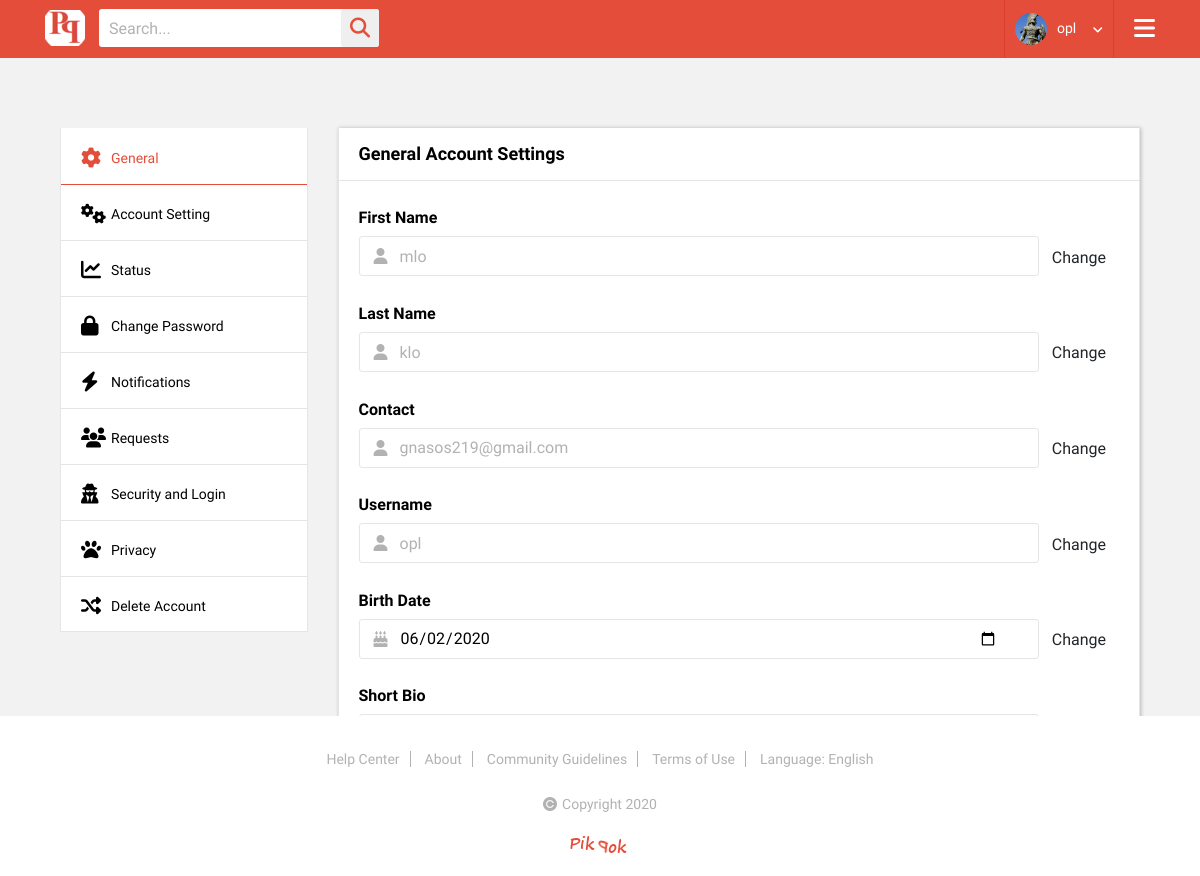
/profile-account-setting.php (signed in), run on an earlier commit of the app's database.
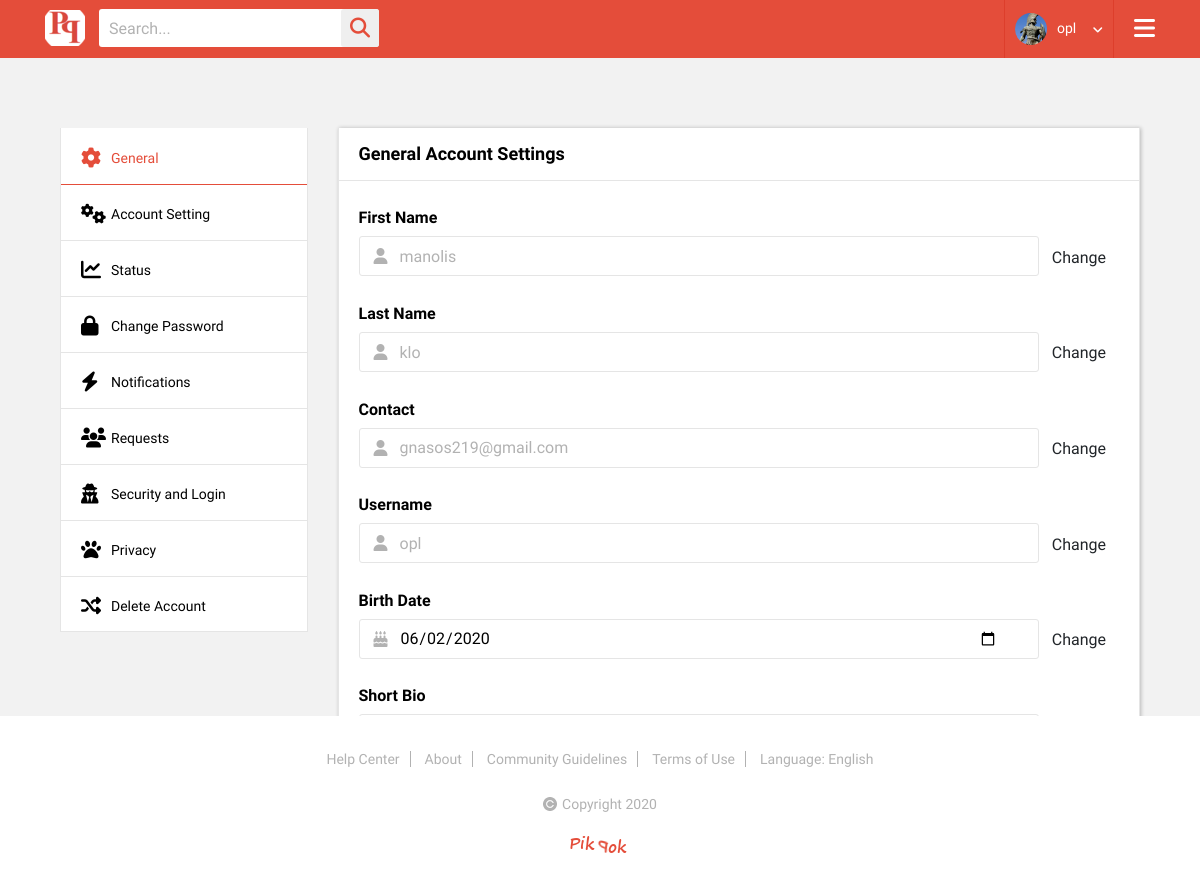
And on a later commit of the database.
### tables this page shows
CREATE TABLE `members` (
  `username` varchar(100) NOT NULL,
  `password` mediumtext NOT NULL,
  `fname` varchar(100) NOT NULL,
  `lname` varchar(100) NOT NULL,
  `email` varchar(100) NOT NULL,
  `date_of_registration` date NOT NULL,
  `id` int(30) NOT NULL,
  `sex` tinyint(1) DEFAULT NULL,
  `date_of_birth` date DEFAULT NULL,
  `profile_pic` varchar(100) DEFAULT NULL,
  `picture_path` varchar(100) DEFAULT NULL,
  `bio` text DEFAULT NULL
);

### profile-account-setting.php (the view, shortened to what the changed rows need)
<?php
require('db/db.php');
$username = $_SESSION['username'];
mysqli_set_charset($con,"utf8");
$query = "SELECT * FROM members WHERE username='$username'";
$result = mysqli_query($con, $query);
$row = mysqli_fetch_array($result);
$fname = $row['fname'];
$lname = $row['lname'];
$email = $row['email'];
$date_of_birth = $row['date_of_birth'];
?>
<!DOCTYPE html>
<html>
<head>
	<link rel="stylesheet" type="text/css" href="css/animate.css">
	<link rel="stylesheet" type="text/css" href="css/bootstrap.min.css">
	<link rel="stylesheet" type="text/css" href="css/jquery.mCustomScrollbar.min.css">
	<link rel="stylesheet" type="text/css" href="lib/slick/slick.css">
	<link rel="stylesheet" type="text/css" href="lib/slick/slick-theme.css">
	<link rel="stylesheet" type="text/css" href="css/style.css">
	<link rel="stylesheet" type="text/css" href="css/responsive.css">
</head>
<body oncontextmenu="return false;">
	<div class="wrapper">
		<header>
			<div class="container">
				<div class="header-data">
				<?php
				if(isset($_SESSION['username'])) {
				$uname = $_SESSION['username'];
				$query_picture = "SELECT picture_path, profile_pic FROM members WHERE username = '$uname'";
				$result_picture = mysqli_query($con, $query_picture);
				$row_picture = mysqli_fetch_array($result_picture);
				$picture_path = $row_picture['picture_path'];
				$picture_name = $row_picture['profile_pic'];
				echo "
					<div class='user-account'>
						<div class='user-info'>
							<img style=\"width:32px; height:32px;\" src=\"".$picture_path.$picture_name."\" alt=\"users photo\"/>
							<a href='profile3.php' title=''>";?>
							<?php if(isset($_SESSION['username']))  echo $_SESSION['username'];
							echo "</a>
							<i class='fa fa-angle-down'></i>
						</div>
						<div class='user-account-settingss'>
							<h3>Online Status</h3>
							<ul class='on-off-status'>
								<li>
									<div class='fgt-sec'>
										<input type='radio' name='cc' id='c5'>
										<label for='c5'>
											<span></span>
										</label>
										<small>Online</small>
									</div>
								</li>
								<li>
									<div class='fgt-sec'>
										<input type='radio' name='cc' id='c6'>
										<label for='c6'>
											<span></span>
										</label>
										<small>Offline</small>
									</div>
								</li>
							</ul>
							<h3>Custom Status</h3>
							<div class='search_form'>
								<form>
									<input type='text' name='search'>
									<button type='submit'>Ok</button>
								</form>
							</div>
							<h3>Setting</h3>
							<ul class='us-links'>
								<li><a href='profile3.php' title=''>My Profile</a></li>
								<li><a href='profile-account-setting.php' title=''>Account Setting</a></li>
								<li><a href='privacy_policy.php' title=''>Privacy</a></li>
								<li><a href='termsofuse.php' title=''>Terms & Conditions</a></li>
							</ul>
							<h3 class='tc'><a href='db/logout.php' title=''>Logout</a></h3>
						</div>
					</div>
					";
				}
					else
						echo "<div class='user-account'>
						<div class='user-info' style='margin-left:auto; margin-right:auto;'>
							<a href='signin.php' title=''> <i class='fa fa-sign-in fa-lg'></i> Sign In</a>
						</div>
					";
			?>
				</div>
			</div>
		</header>
		<section class="profile-account-setting">
			<div class="container">
				<div class="account-tabs-setting">
					<div class="row">
						<div class="col-lg-9">
							<div class="tab-content" id="nav-tabContent">
								<div class="tab-pane fade show active" id="nav-acc" role="tabpanel" aria-labelledby="nav-acc-tab">
									<div class="acc-setting">
										<form id="settings-form" name="settings-form" method="post" action="db/change_settings.php" >
											<div class="cp-field">
												<div class="cpp-fiel">
													<table>
														<th style="width:100%;">
															<input type="text" name="fname" placeholder="<?php echo $fname; ?>"/>
														</th>
														<th style="">
															<button class="btn" type="submit">Change</button>
														</th>
													</table>
												</div>
											</div>
											<div class="cp-field">
												<div class="cpp-fiel">
													<table>
														<th style="width:100%;">
															<input type="text" name="lname" placeholder="<?php echo $lname; ?>"/>
														</th>
														<th style="">
															<button class="btn penciled" type="submit">Change</button>
														</th>
													</table>
												</div>
											</div>
											<div class="cp-field">
												<div class="cpp-fiel">
													<table>
														<th style="width:100%;">
															<input type="text" name="email" placeholder="<?php echo $email; ?>"/>
														</th>
														<th style="">
															<button class="btn" type="submit">Change</button>
														</th>
													</table>
												</div>
											</div>
											<div class="cp-field">
												<div class="cpp-fiel">
													<table>
														<th style="width:100%;">
															<input type="text" name="username" placeholder="<?php echo $username; ?>"/>
														</th>
														<th style="">
															<button class="btn" type="submit">Change</button>
														</th>
													</table>
												</div>
											</div>
											<div class="cp-field">
												<div class="cpp-fiel">
													<table>
														<th style="width:100%;">
															<input type="date" name="bdate" placeholder="<?php echo $date_of_birth; ?>" value="<?php echo $date_of_birth; ?>"/>
														</th>
														<th style="">
															<button class="btn" type="submit">Change</button>
														</th>
													</table>
												</div>
											</div>
											<div class="cp-field">
												<div class="cpp-fiel">
													<table>
														<th style="width:100%;">
														</th>
														<th style="">
															<button class="btn" type="submit">Change</button>
														</th>
													</table>
												</div>
											</div>
										</form>
									</div>
								</div>
							</div>
						</div>
					</div>
				</div>
			</div>
		</section>
	</div>
</body>
</html>

What changed in the data, as far as the page shows it:
changed members "klo": fname "mlo" → "manolis"
